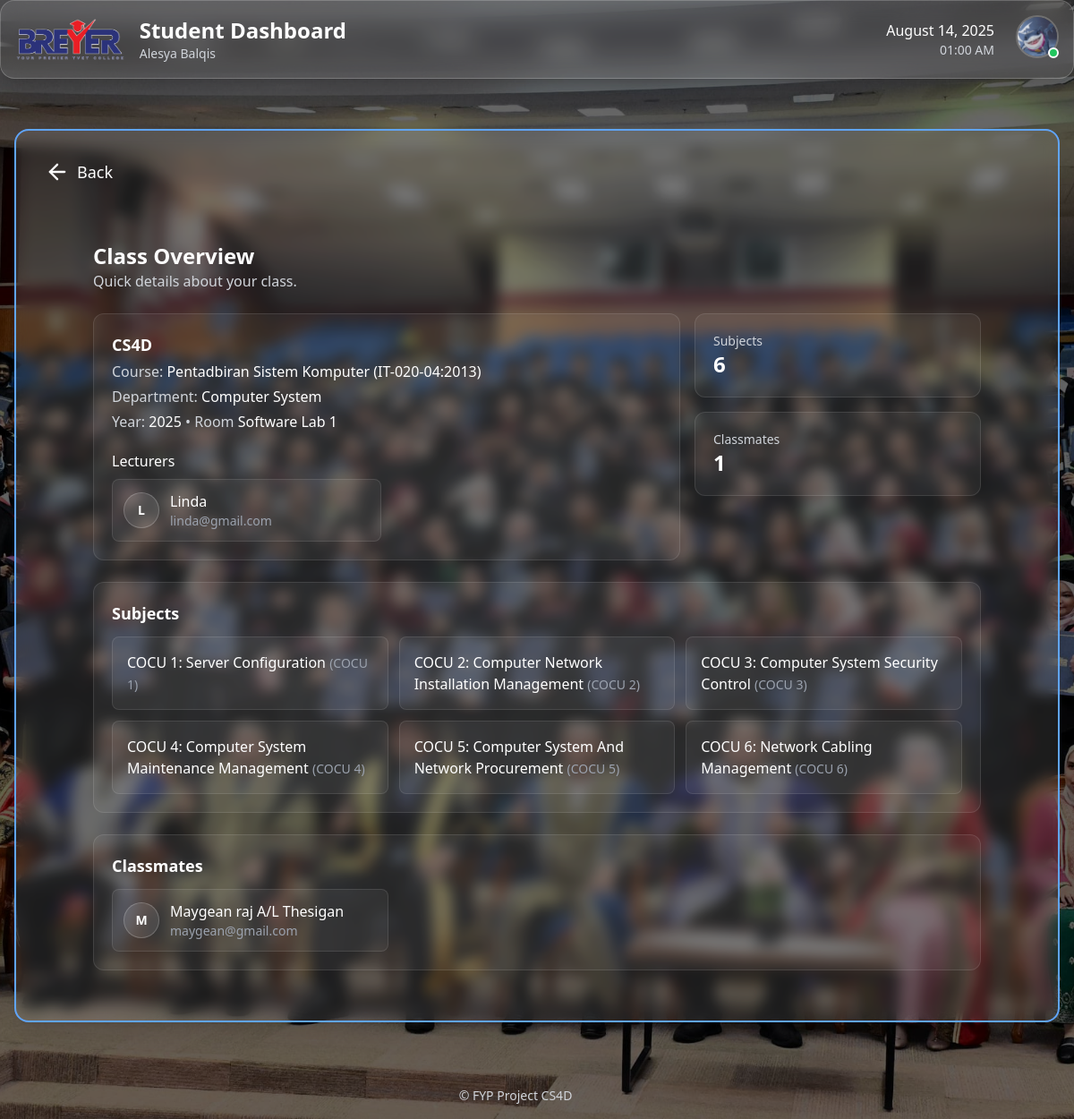
/student/class-overview/ (signed in), run on an earlier commit of the app's database.
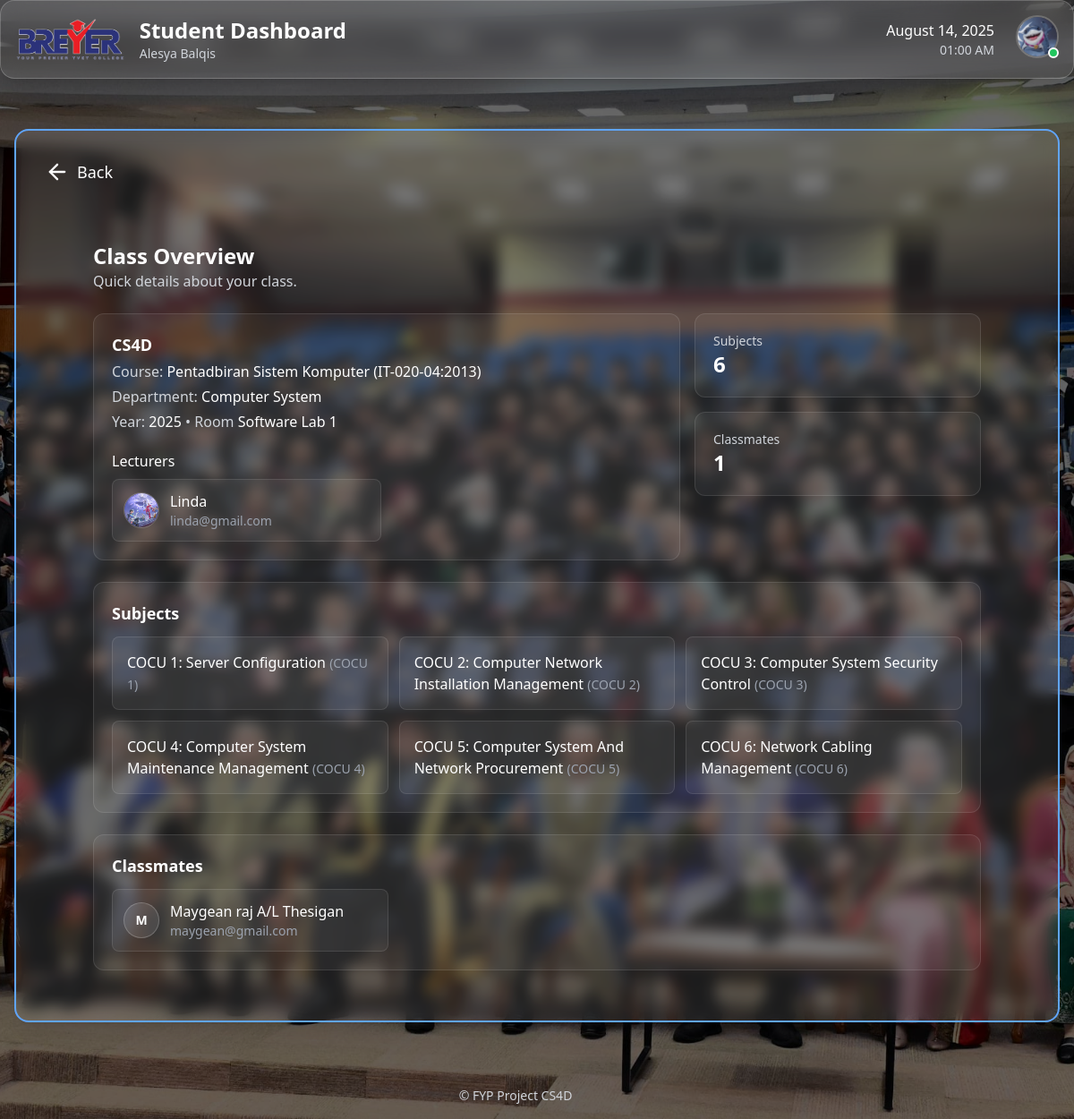
And on a later commit of the database.
### core/models.py (models this page shows, shortened)
class Lecturer(models.Model):
    user = models.OneToOneField(settings.AUTH_USER_MODEL, on_delete=models.CASCADE)
    profile_picture = models.ImageField(upload_to='profile_pics/', blank=True, null=True)
    department = models.ForeignKey(Department, on_delete=models.SET_NULL, null=True, related_name='lecturers')
    subjects = models.ManyToManyField(Subject, related_name='lecturers', blank=True)
    phone_number = models.CharField(max_length=20, blank=True, null=True)
    address = models.TextField(blank=True, null=True)

### accounts/models.py (models this page shows, shortened)
class CustomUser(AbstractBaseUser, PermissionsMixin):
    class Role(models.TextChoices):
        STUDENT = 'STUDENT', 'Student'
        LECTURER = 'LECTURER', 'Lecturer'
        ADMIN = 'ADMIN', 'Admin'
    email = models.EmailField(unique=True)
    identity_card_number = models.CharField(
        max_length=20, unique=True, verbose_name="IC/Identity Card No."
    )
    full_name = models.CharField(
        max_length=255, verbose_name="Full Name (as per IC)"
    )
    short_name = models.CharField(
        max_length=64, verbose_name="Short Name", blank=True,
        help_text="E.g. 'Ali', for display in tables/lists"
    )
    role = models.CharField(max_length=20, choices=Role.choices, default=Role.STUDENT)
    phone_number = models.CharField(max_length=20, blank=True, null=True)
    address = models.TextField(blank=True, null=True)
    department = models.ForeignKey(
        Department,
        null=True,
        blank=True,
        on_delete=models.SET_NULL,
        related_name='users'
    )
    profile_picture = models.ImageField(upload_to='profile_pics/', blank=True, null=True)
    is_staff = models.BooleanField(default=False)
    is_active = models.BooleanField(default=True)
    date_joined = models.DateTimeField(default=timezone.now, blank=True, null=True)
    USERNAME_FIELD = 'email'
    REQUIRED_FIELDS = ['identity_card_number', 'full_name', 'short_name']
    objects = CustomUserManager()
    def get_full_name(self):
        return self.full_name

### accounts/decorators.py (the view)
        @login_required
        def _wrapped_view(request, *args, **kwargs):
            if request.user.role != role:
                return HttpResponseForbidden("You are not authorized to view this page.")
            return view_func(request, *args, **kwargs)

### student/templates/student/class_overview.html (shortened to what the changed rows need)
{% extends "student/base_student.html" %}
{% load static %}
{% block content_inner %}
<div class="max-w-5xl mx-auto px-4 py-8">
  <div class="mb-6">
    <h1 class="text-2xl font-semibold text-white">Class Overview</h1>
  </div>
  <div class="grid grid-cols-1 lg:grid-cols-3 gap-4 mb-6">
    <div class="lg:col-span-2 bg-white/5 border border-white/10 rounded-xl p-5">
      {% if class_group %}
        <div class="flex items-start justify-between gap-4">
          <div class="space-y-1">
            <h2 class="text-lg font-semibold text-white">{{ class_group.name|default:"-" }}</h2>
          </div>
            {% url 'student:classes' as classes_url %}{% if classes_url %}<a href="{{ classes_url }}" class="inline-block px-3 py-1.5 rounded-lg border border-white/20 text-white text-sm hover:bg-white/10">My Classes</a>{% endif %}
            {% url 'student:attendance' as attendance_url %}
            {% url 'student:achievements' as achievements_url %}
        </div>
        <div class="mt-5">
          {% with lects=class_group.lecturers.all %}
            {% if lects %}
              <ul class="grid sm:grid-cols-2 gap-3">
                {% for lec in lects %}
                  <li class="bg-white/5 border border-white/10 rounded-lg p-3 flex items-center gap-3">
                    {% if lec.profile_picture %}
                      <img src="{{ lec.profile_picture.url }}" alt="{{ lec.user.get_full_name|default:'Lecturer' }}"
                           class="w-10 h-10 rounded-full object-cover border border-white/20" loading="lazy">
                    {% elif lec.user.profile_picture %}
                      <img src="{{ lec.user.profile_picture.url }}" alt="{{ lec.user.get_full_name|default:'Lecturer' }}"
                           class="w-10 h-10 rounded-full object-cover border border-white/20" loading="lazy">
                    {% else %}
                      <div class="w-10 h-10 rounded-full bg-white/10 grid place-items-center border border-white/20">
                        <span class="text-white text-sm font-semibold">
                          {{ lec.user.get_full_name|default:lec.user.email|slice:":1"|upper }}
                        </span>
                      </div>
                    {% endif %}
                    <div class="flex-1 min-w-0">
                      <div class="text-white font-medium truncate">
                        {{ lec.user.get_full_name|default:"Unnamed Lecturer" }}
                      </div>
                      {% if lec.user.email %}
                        <div class="text-gray-400 text-sm truncate">{{ lec.user.email }}</div>
                      {% endif %}
                    </div>
                  </li>
                {% endfor %}
              </ul>
            {% else %}
              <p class="text-gray-400">No lecturers assigned yet.</p>
            {% endif %}
          {% endwith %}
        </div>
      {% else %}
        <p class="text-gray-400">You’re not assigned to a class yet.</p>
      {% endif %}
    </div>
  </div>
  <div class="bg-white/5 border border-white/10 rounded-xl p-5 mb-6">
    <div class="flex items-center justify-between mb-3">
      <h2 class="text-lg font-semibold text-white">Subjects</h2>
      {% url 'student:classes' as classes_url %}{% if classes_url %}<a href="{{ classes_url }}" class="text-sm text-indigo-300 hover:text-indigo-200 underline">View all</a>{% endif %}
    </div>
  </div>
  <div class="bg-white/5 border border-white/10 rounded-xl p-5">
    <div class="flex items-center justify-between mb-3">
      <h2 class="text-lg font-semibold text-white">Classmates</h2>
      {% url 'student:classes' as classes_url %}{% if classes_url %}<a href="{{ classes_url }}" class="text-sm text-indigo-300 hover:text-indigo-200 underline">View all</a>{% endif %}
    </div>
  </div>
</div>
{% endblock %}

What changed in the data, as far as the page shows it:
changed through a linked row, Lecturer "Linda": user.profile_picture: picture added; user.get_full_name "L" → (not shown)
